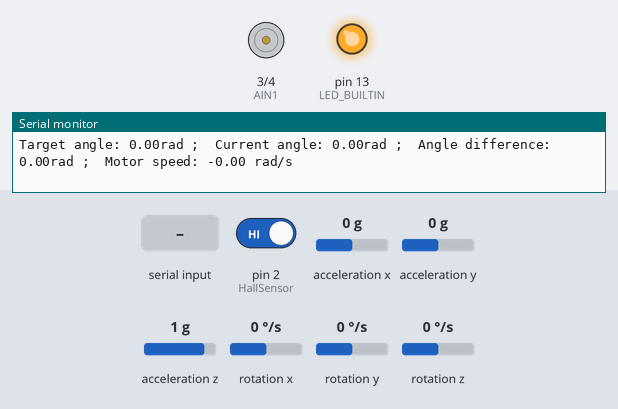
The sketch below on a simulated Arduino Uno, built with avr-gcc and run on an emulated ATmega328P. On the bench: motor-driver pin pairs drawn as motors (green arrow = first pin HIGH = forward, orange = second pin HIGH = backward, longer = more drive, scaled by the enable pin), output pins drawn as LEDs (lit = HIGH), the last lines printed to the serial monitor. Inputs (shaded band) come from the test bench; at power-on: rotation z 0 °/s, pin 2 (HallSensor) HIGH, acceleration x 0 g, acceleration y 0 g, acceleration z 1 g, rotation x 0 °/s, rotation y 0 °/s.

Above: at 4.2 s.
4.3 s: rotation z set to -192 °/s
At 4.8 s:
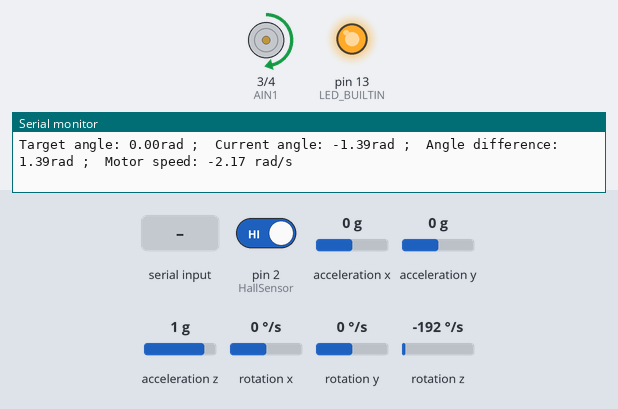
5.8 s: rotation z set to 192 °/s
At 8.4 s:
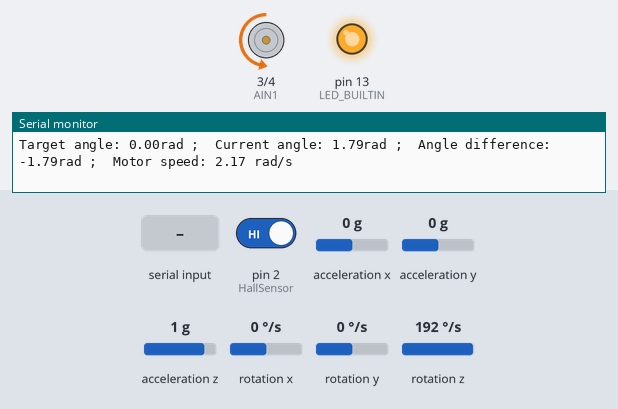
8.8 s: rotation z set to -100 °/s
At 11.63 s:
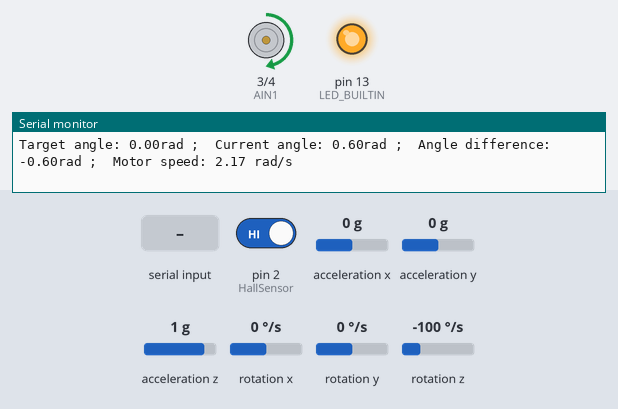
11.8 s: rotation z set to 100 °/s
At 12.11 s:
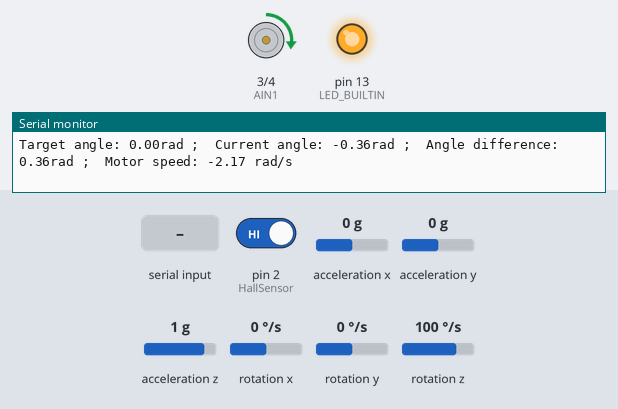
13.6 s: "200\n" received over Serial
At 15.4 s:
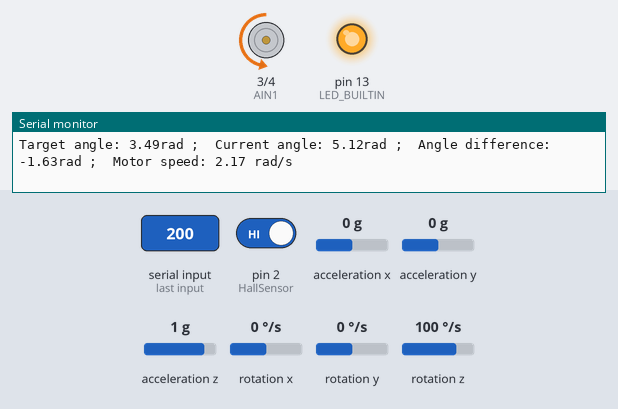
Timing chart, 0 to 16.7 s (numbered marks = the images above; inputs shaded):
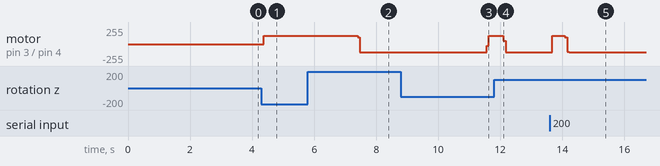

The sketch:

gimble_1_axis.ino
```cpp
#include <MPU6050_tockn.h>
#include <Wire.h>
#include <Fuzzy.h>

//-------------------GYRO ZONE------------------------
MPU6050 mpu6050(Wire);
float prev_ang = 0;
float target_ang = 0;

// calculate differential in angle
float current_ang_diff(){
  mpu6050.update();

  float current = mpu6050.getAngleZ();
  float diff = target_ang - current;

  // Serial.print("Recent angle: ");
  // Serial.print(current);
  // Serial.print("\tAngle_diff: ");
  // Serial.print(diff);

  return diff;
}
//------------------END GYRO ZONE---------------------

//---------------MOTOR INITIATE ZONE------------------
#define PULSE_PER_CYCLE 200
#define MAX_SPEED 255.0
#define MAX_PWM 255

#define ANG_TOLRATE 0

// Khai báo chân điều khiển động cơ
const int AIN1 = 3; // Chân AIN1
const int AIN2 = 4; // Chân AIN2
const int PWMA = 5; // Chân PWMA (PWM)

// Chân đọc tín hiệu từ Hall sensor
const int HallSensor = 2; // Chân 2 dùng ngắt ngoài

// Biến lưu số xung encoder
volatile long pulseCount = 0;

//Biến đánh dấu thời gian
unsigned long t_spd_measure; //chu kỳ đo tốc độ
unsigned long t_motor_run;   //chu kỳ điều khiển động cơ

//Biến lưu tốc độ động cơ
float keyboard_motor_speed=0;

float choose_speed(float ang_diff){
  if(ang_diff > ANG_TOLRATE)          return (50);
  if(ang_diff < (-1.0 * ANG_TOLRATE)) return (-50);
  return 0;
}

void motor_init(){
  // Cấu hình chân TB6612
  pinMode(AIN1, OUTPUT);
  pinMode(AIN2, OUTPUT);
  pinMode(PWMA, OUTPUT);

  // Cấu hình chân Hall sensor
  pinMode(HallSensor, INPUT_PULLUP);

  // Gắn ngắt ngoài để đọc xung từ encoder
  attachInterrupt(digitalPinToInterrupt(HallSensor), countPulse, FALLING);
}

void spd_measure(){
  float spd_w;
  unsigned long time_diff=millis() - t_spd_measure; // calculate time differential

  t_spd_measure=millis(); //reset time marker
  spd_w= (360*( (float)(pulseCount) / PULSE_PER_CYCLE ) ) / time_diff; // calculate speed by angle
  pulseCount=0;

  // Serial.print("\tSpeed: ");
  // Serial.print(spd_w*1000);  //present speed (1 second)
  // Serial.print("\tTime diff: ");
  // Serial.print(time_diff);   // present time diff
}

void set_motor_speed(float speed){
  unsigned long time_diff = millis() - t_motor_run;
  t_motor_run = millis();

  int pwm = (int) ((speed / MAX_SPEED) * MAX_PWM);
  driveMotor(pwm);
}

// Hàm ngắt để đếm xung encoder
void countPulse() {
  // driveMotor(0);
  pulseCount++;
}

// Hàm điều khiển động cơ
void driveMotor(int speed) {
  // Serial.print("\tControled speed: ");
  // Serial.print(speed);
  if (speed > 0) {
    // Quay thuận
    digitalWrite(AIN1, HIGH);
    digitalWrite(AIN2, LOW);

  // Điều chỉnh tốc độ bằng PWM
  analogWrite(PWMA, constrain(speed, 0, 255));
  } else if (speed < 0) {
    // Quay ngược
    digitalWrite(AIN1, LOW);
    digitalWrite(AIN2, HIGH);
    speed = -speed; // Đảo chiều tốc độ
    // Serial.print("\tRev controled speed: ");
    // Serial.print(speed);

    // Điều chỉnh tốc độ bằng PWM
    analogWrite(PWMA, constrain(speed, 0, 255));
  } else {
    // Dừng động cơ
    digitalWrite(AIN1, LOW);
    digitalWrite(AIN2, LOW);
    // Điều chỉnh tốc độ bằng PWM
    analogWrite(PWMA, constrain(speed, 0, 255));
  }

}

void motor_proc(){
  set_motor_speed (keyboard_motor_speed);

  // // Hiển thị số xung encoder
  // Serial.print("\tSố xung: ");
  // Serial.print(pulseCount);

  spd_measure();
}
//------------------END MOTOR ZONE------------------

//-----------------FUZZY LOGIC ZONE-------------------
Fuzzy *fuzzy = new Fuzzy();

void setup_fuzzy_logic() {
  // Input: Angle Difference
  FuzzySet *negError = new FuzzySet(-90, -90, -10, 0);
  FuzzySet *zero = new FuzzySet(-5, 0, 0, 5);
  FuzzySet *posError = new FuzzySet(0, 10, 90, 90);
  FuzzyInput *angleDiff = new FuzzyInput(1);
  angleDiff->addFuzzySet(negError);
  angleDiff->addFuzzySet(zero);
  angleDiff->addFuzzySet(posError);
  fuzzy->addFuzzyInput(angleDiff);

  // Output: Motor Speed
  FuzzySet *reverse = new FuzzySet(-225, -225, -50, 0);
  FuzzySet *stop = new FuzzySet(-25, 0, 0, 25);
  FuzzySet *forward = new FuzzySet(0, 50, 225, 225);
  FuzzyOutput *motorSpeed = new FuzzyOutput(1);
  motorSpeed->addFuzzySet(reverse);
  motorSpeed->addFuzzySet(stop);
  motorSpeed->addFuzzySet(forward);
  fuzzy->addFuzzyOutput(motorSpeed);

  // Rules
  FuzzyRuleAntecedent *ifNegError = new FuzzyRuleAntecedent();
  ifNegError->joinSingle(negError);
  FuzzyRuleConsequent *thenReverse = new FuzzyRuleConsequent();
  thenReverse->addOutput(reverse);
  fuzzy->addFuzzyRule(new FuzzyRule(1, ifNegError, thenReverse));

  FuzzyRuleAntecedent *ifZero = new FuzzyRuleAntecedent();
  ifZero->joinSingle(zero);
  FuzzyRuleConsequent *thenStop = new FuzzyRuleConsequent();
  thenStop->addOutput(stop);
  fuzzy->addFuzzyRule(new FuzzyRule(2, ifZero, thenStop));

  FuzzyRuleAntecedent *ifPosError = new FuzzyRuleAntecedent();
  ifPosError->joinSingle(posError);
  FuzzyRuleConsequent *thenForward = new FuzzyRuleConsequent();
  thenForward->addOutput(forward);
  fuzzy->addFuzzyRule(new FuzzyRule(3, ifPosError, thenForward));
}

float fuzzy_speed_control(float ang_diff) {
  fuzzy->setInput(1, ang_diff);
  fuzzy->fuzzify();
  return fuzzy->defuzzify(1);
}
//----------------END FUZZY LOGIC ZONE----------------

//----------------SERIAL PROCESS ZONE-----------------

#define LOG_CYCLE 500
unsigned long log_marked;
float pi=3.14159265358979323846;

float toRad(float num){
  return (num/360)*(2*pi);
}

void status_log(float ang_diff, float speed){
  if (millis() - log_marked > LOG_CYCLE)
  {
    //print status
    Serial.print("Target angle: ");
    Serial.print(toRad(target_ang));
    Serial.print("rad ;\tCurrent angle: ");
    Serial.print(toRad(mpu6050.getAngleZ()));
    Serial.print("rad ;\tAngle difference: ");
    Serial.print(toRad(ang_diff));
    Serial.print("rad ;\tMotor speed: ");
    Serial.print(-1.0*toRad(speed));
    Serial.println(" rad/s ");

    //update time mark
    log_marked=millis();
  }
}

void command_listen(){
  if(Serial.available()){
    // String str = Serial.readStringUntil('\n'); // To read string

    // Read Serial into char type buffer
    char buffer[5] ;
    uint8_t size = Serial.readBytesUntil('\n',buffer,5);
    buffer[size]='\0';

    // COMMENT/UNCOMMENT for define input as angle or speed

    // keyboard_motor_speed = atof(buffer);
    // Serial.print("\tSpeed get from buffer: ");
    // Serial.print(keyboard_motor_speed);

    target_ang = atof(buffer);
    // Serial.print("\tAngle get from buffer: ");
    // Serial.print(target_ang);
  }
}
//----------------END SERIAL PROCESS ZONE----------------

void setup() {
  // Giao tiếp Serial để hiển thị thông tin
  Serial.begin(115200);

  motor_init();

  Wire.begin();
  mpu6050.begin();
  mpu6050.calcGyroOffsets(true);
  mpu6050.update();
  prev_ang = mpu6050.getAngleZ();

  setup_fuzzy_logic();

  pinMode(LED_BUILTIN,OUTPUT);
  digitalWrite(LED_BUILTIN, HIGH);

  log_marked=millis();
  // t_spd_measure=millis();
}

void loop() {
  // Điều khiển động cơ (quay theo chiều kim đồng hồ)
  float ang_diff= current_ang_diff();

  //simlple test
  // float speed = choose_speed(ang_diff);

  //fuzzy implement
  float speed = fuzzy_speed_control(ang_diff);

  set_motor_speed(speed);

  command_listen();

  status_log(ang_diff,speed);

  // motor_proc();

  // Serial.println();
  // delay(50);
}
```

Measured:
- after the input at 4.3 s, motor on pin 3 (AIN1) / pin 4 (AIN2): stopped → forward 124/255 after 0.07 s
- after the input at 5.8 s, motor on pin 3 (AIN1) / pin 4 (AIN2): forward 124/255 → forward 102/255 after 1.6 s, → backward 124/255 0.07 s later
- after the input at 8.8 s, motor on pin 3 (AIN1) / pin 4 (AIN2): backward 124/255 → backward 121/255 after 2.7 s, → backward 29/255 0.07 s later, → forward 121/255 0.07 s later, → forward 124/255 0.07 s later
- after the input at 11.8 s, motor on pin 3 (AIN1) / pin 4 (AIN2): forward 124/255 → forward 121/255 after 0.23 s, → forward 46/255 0.07 s later, → backward 120/255 0.07 s later, → backward 124/255 0.07 s later
- after the input at 13.6 s, motor on pin 3 (AIN1) / pin 4 (AIN2): backward 124/255 → forward 124/255 after 0.07 s, → forward 99/255 0.41 s later, → backward 113/255 0.07 s later, → backward 124/255 0.07 s later
